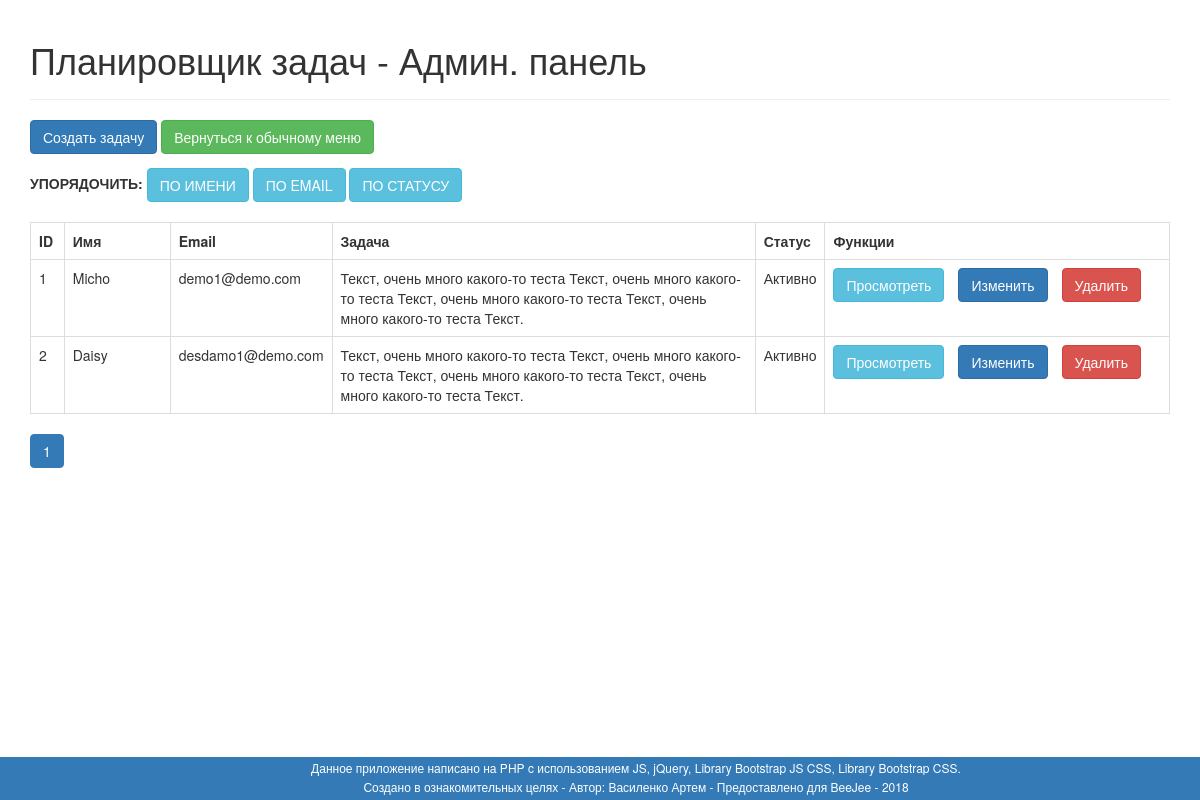
/admin/index.php (signed in), run on the app's committed database.
### tables this page shows
CREATE TABLE IF NOT EXISTS `tasks` (
  `id` int(10) NOT NULL AUTO_INCREMENT,
  `name` varchar(128) NOT NULL,
  `email` varchar(128) NOT NULL,
  `description` text NOT NULL,
  `value` varchar(10) NOT NULL,
  `image` varchar(200) NOT NULL,
  PRIMARY KEY (`id`)
);

### admin/index.php (the view, shortened to what this page needs)
<?php
$sessuser= $_SESSION['user'];
$sesspwd= $_SESSION['pwd'];
$query="SELECT * FROM users WHERE username ='$sessuser' AND password ='$sesspwd'";
$dbresult = mysql_query($query);
$num = mysql_num_rows($dbresult);
if($num>0)
{
?>
<!DOCTYPE HTML>
<html>
<head>
    <link rel="stylesheet" href="../css/bootstrap.min.css" />
	<link rel="stylesheet" href="../css/style.css" />
</head>
<body>
    <div class="container">
        <div class="page-header">
            <h1>Планировщик задач - Админ. панель</h1>
        </div>
        <div>
           <span></span><a href='create.php' class='btn btn-primary m-b-1em'>Создать задачу</a>
           <span></span><a href='../index.php' class='btn btn-success m-b-1em'>Вернуться к обычному меню</a>
           <form name="Email Header" class="sorter-line" method="post" action="<?php echo $_SERVER['PHP_SELF']; ?>">
               <span><strong>УПОРЯДОЧИТЬ:</strong></span>
               <button type="submit" name="sorter" class="btn btn-info" value="ORDER BY name ASC">ПО ИМЕНИ</button>
               <button type="submit" name="sorter" class="btn btn-info" value="ORDER BY email ASC">ПО EMAIL</button>
               <button type="submit" name="sorter" class="btn btn-info" value="ORDER BY value ASC">ПО СТАТУСУ</button>
           </form>
        </div>
        <?php
        include '../config/database.php';
        $select_order = ($_POST['sorter']);
        $page = isset($_GET['page']) ? $_GET['page'] : 1;
        $records_per_page = 3;
        $from_record_num = ($records_per_page * $page) - $records_per_page;
        $query = "SELECT id, name, email, description, value FROM tasks $select_order
        LIMIT :from_record_num, :records_per_page";
        $stmt = $con->prepare($query);
        $stmt->bindParam(":from_record_num", $from_record_num, PDO::PARAM_INT);
        $stmt->bindParam(":records_per_page", $records_per_page, PDO::PARAM_INT);
        $stmt->execute();
        $num = $stmt->rowCount();
        if($num>0){
            echo "<table class='table table-hover table-responsive table-bordered'>";
            echo "<tr>";
            echo "<th width=\"3%\">ID </th>";
            echo "<th width=\"10%\">Имя</th>";
		    echo "<th width=\"7%\">Email</th>";
            echo "<th width=\"42%\">Задача</th>";
            echo "<th width=\"5%\">Статус</th>";
            echo "<th width=\"33%\">Функции</th>";
            echo "</tr>";
        while ($row = $stmt->fetch(PDO::FETCH_ASSOC)){
            extract($row);
            echo "<tr>";
            echo "<td>{$id}</td>";
            echo "<td>{$name}</td>";
	        echo "<td>{$email}</td>";
            echo "<td>{$description}</td>";
            echo "<td>{$value}</td>";
            echo "<td>";
            echo "<a href='read_one.php?id={$id}' class='btn btn-info m-r-1em'>Просмотреть</a>";
            echo "<a href='update.php?id={$id}' class='btn btn-primary m-r-1em'>Изменить</a>";
            echo "<a href='#' onclick='delete_user({$id});'  class='btn btn-danger'>Удалить</a>";
            echo "</td>";
            echo "</tr>";
        }
        echo "</table>";
        $query = "SELECT COUNT(*) as total_rows FROM tasks";
        $stmt = $con->prepare($query);
        $stmt->execute();
        $row = $stmt->fetch(PDO::FETCH_ASSOC);
        $total_rows = $row['total_rows'];
        include_once "paging.php";
        }
        else{
            echo "<div class='alert alert-danger'>Данных нет в базе.</div>";
        }
        ?>
    </div>
    <?php	include '../elements/footer.php'; ?>
</body>
</html>
<?php
}
else
{
header("Location:login.php ");
}
?>

### admin/paging.php (shortened to what this page needs)
<?php
    echo "<ul class='pagination pull-left margin-zero mt0'>";
    $total_pages = ceil($total_rows / $records_per_page);
    $range = 1;
    $initial_num = $page - $range;
    $condition_limit_num = ($page + $range)  + 1;
    for ($x=$initial_num; $x<$condition_limit_num; $x++) {
    if (($x > 0) && ($x <= $total_pages)) {
        if ($x == $page) {
            echo "<li class='active'>";
                echo "<a href='javascript::void();'>{$x}</a>";
            echo "</li>";
        }
        else {
            echo "<li>";
                echo " <a href='{$page_url}page={$x}'>{$x}</a> ";
            echo "</li>";
        }
      }
    }
    echo "</ul>";
?>

### elements/footer.php
 <footer class="footer">
    <div class="boxer-footer">
      <p>Данное приложение написано на PHP c использованием JS, jQuery, Library Bootstrap JS CSS, Library Bootstrap CSS.</p>
<p>Создано в ознакомительных целях - Автор: Василенко Артем - Предоставлено для BeeJee - 2018</p>
    </div>
 </footer>

### css/style.css (style rules this page uses)
body { height: 100%; margin: 0; padding: 0; overflow: hidden; }
.footer { position: fixed; bottom: 0px; color: #ffffff; background-color: #337ab7; width: 100%; }
.boxer-footer { text-indent: 6em; font-size: 12px; padding: 2px; text-align: center; }
.boxer-footer p { margin-bottom: 0.2em; }
.table-login-sel tr, td { border: 1px solid #ffffff; padding: 4px; }
.sorter-line { padding-bottom: 20px; }
.m-r-1em { margin-right:1em; }
.m-b-1em { margin-bottom:1em; }
.mt0 { margin-top:0; }

### data on the page
tasks: id "1", name "Micho", email "demo1@demo.com", description "Текст, очень много какого-то теста Текст, очень много какого-то теста Текст, очень много какого-то теста Текст, очень много какого-то теста Текст.", value "Активно"
tasks: id "2", name "Daisy", email "desdamo1@demo.com", description "Текст, очень много какого-то теста Текст, очень много какого-то теста Текст, очень много какого-то теста Текст, очень много какого-то теста Текст.", value "Активно"
